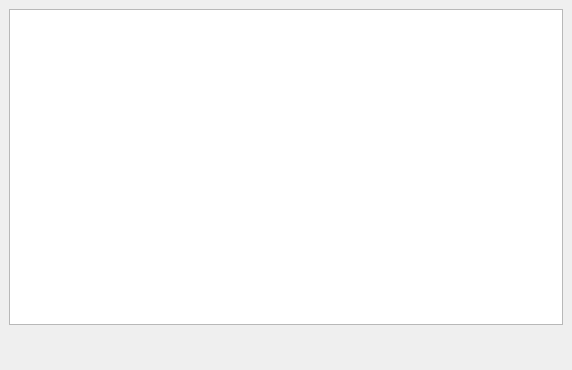
<?xml version="1.0" encoding="UTF-8"?>
<ui version="4.0">
 <class>MyStateStartDialog</class>
 <widget class="QDialog" name="MyStateStartDialog">
  <property name="geometry">
   <rect>
    <x>0</x>
    <y>0</y>
    <width>572</width>
    <height>370</height>
   </rect>
  </property>
  <property name="windowTitle">
   <string>Dialog</string>
  </property>
  <layout class="QVBoxLayout" name="verticalLayout">
   <property name="margin">
    <number>0</number>
   </property>
   <item>
    <widget class="QWidget" name="widget" native="true">
     <layout class="QVBoxLayout" name="verticalLayout_2">
      <item>
       <widget class="QPlainTextEdit" name="plainTextEdit"/>
      </item>
      <item>
       <widget class="QWidget" name="widget_3" native="true">
        <property name="minimumSize">
         <size>
          <width>0</width>
          <height>30</height>
         </size>
        </property>
        <property name="maximumSize">
         <size>
          <width>16777215</width>
          <height>30</height>
         </size>
        </property>
       </widget>
      </item>
     </layout>
    </widget>
   </item>
  </layout>
 </widget>
 <resources/>
 <connections/>
</ui>
